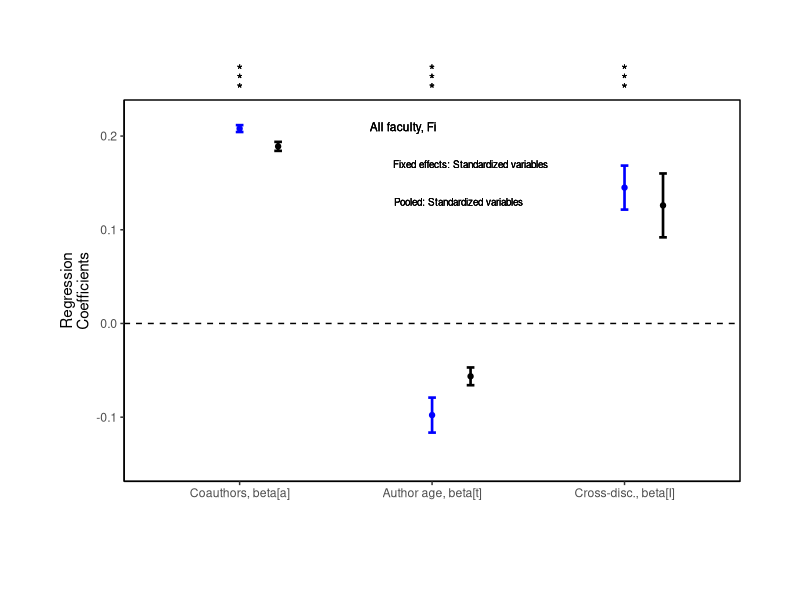

Recreate this plot in R.
library(ggplot2)
library(dplyr)
library(forcats)

df <- data.frame(parameters = c("co-authors", "author_age", "cross-disc"),
                 fe_standardized = c(0.208, -0.0978, 0.145),
                 fe_stand_error = c(0.00365, 0.0187, 0.0235)
                 )
pooled_df = data.frame(parameters = c("co-authors", "author_age", "cross-disc"),
                       fe_standardized = c(0.189, -0.0564, 0.126),
                       fe_stand_error = c(0.00479, 0.00947, 0.0341)
                  )


fig5A <- ggplot(df, aes(x=parameters, y=fe_standardized))

fig5A + 
  geom_point(data = df, 
#             aes(x=c(0.9, 1.9, 2.9), y=fe_standardized),
             colour = "blue", size = 1.5) +
  geom_errorbar(aes(ymin = fe_standardized + fe_stand_error, 
                    ymax = fe_standardized - fe_stand_error),
#                    x=c(0.9, 1.9, 2.9),
                width=0.04, colour = "blue", size=0.9) +

  geom_point(data = pooled_df, 
             aes(x = c(1.2, 2.2, 3.2), y=fe_standardized),
             colour = "black", size = 1.5) +
  geom_errorbar(data = pooled_df, 
                aes(x=c(1.2, 2.2, 3.2),
                ymin = fe_standardized + fe_stand_error, 
                ymax = fe_standardized - fe_stand_error), 
                width=0.04, colour = "black", size=0.9) +
  
  coord_cartesian(ylim = c(-.15, .22), clip = 'off') +
  theme(plot.margin = unit(c(5,3,4,3), "lines"))  +
  geom_hline(yintercept=c(0,3), linetype="dashed") +
  
  geom_text(aes(x=1.0,y=0.27,label="*")) +
  geom_text(aes(x=1.0,y=0.26,label="*")) +
  geom_text(aes(x=1.0,y=0.25,label="*")) +
  
  geom_text(aes(x=2.0,y=0.27,label="*")) +
  geom_text(aes(x=2.0,y=0.26,label="*")) +
  geom_text(aes(x=2.0,y=0.25,label="*")) +

  geom_text(aes(x=3.0,y=0.27,label="*")) +
  geom_text(aes(x=3.0,y=0.26,label="*")) +
  geom_text(aes(x=3.0,y=0.25,label="*")) +

  theme(axis.line = element_line(colour = "black"),
      panel.background = element_blank(),
      panel.border = element_rect(colour = "black", fill=NA, size=.5)
  ) +
  
  aes(x = fct_inorder(parameters)) +
  scale_x_discrete("", labels = c(expression("Coauthors, beta[a]"), 
                                  expression("Author age, beta[t]"), 
                                  expression("Cross-disc., beta[I]"))) +

  labs(x = "", y = "Regression\nCoefficients") +
  geom_text(aes(x=1.85,y=0.21,label="All faculty, Fi"), size = 3.0) +
  geom_text(aes(x=2.2,y=0.17,label="Fixed effects: Standardized variables"), size = 2.5) +
  geom_text(aes(x=2.2,y=0.13,label="Pooled: Standardized variables        "), size = 2.5) 
  

                   
